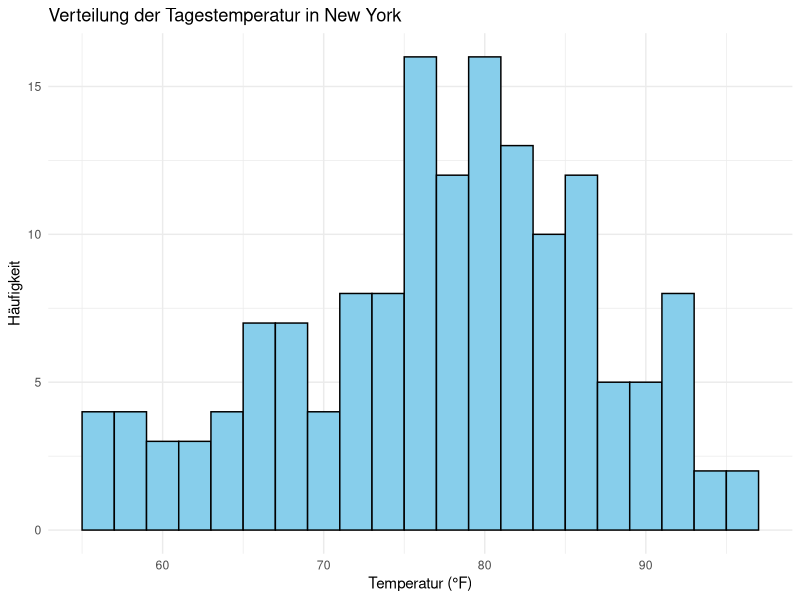
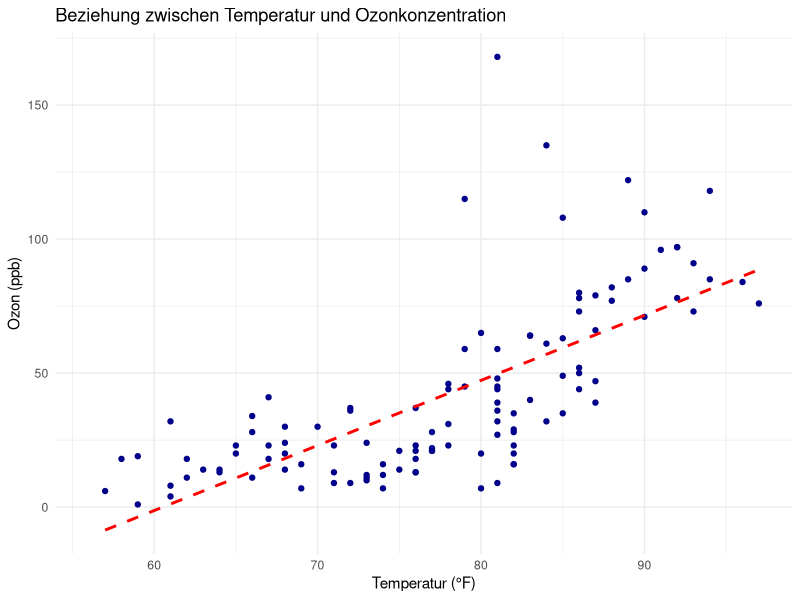
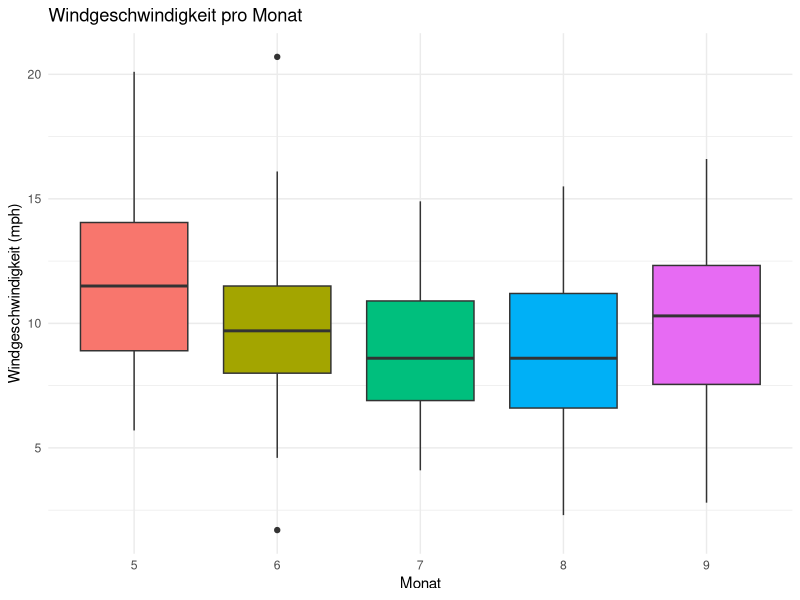
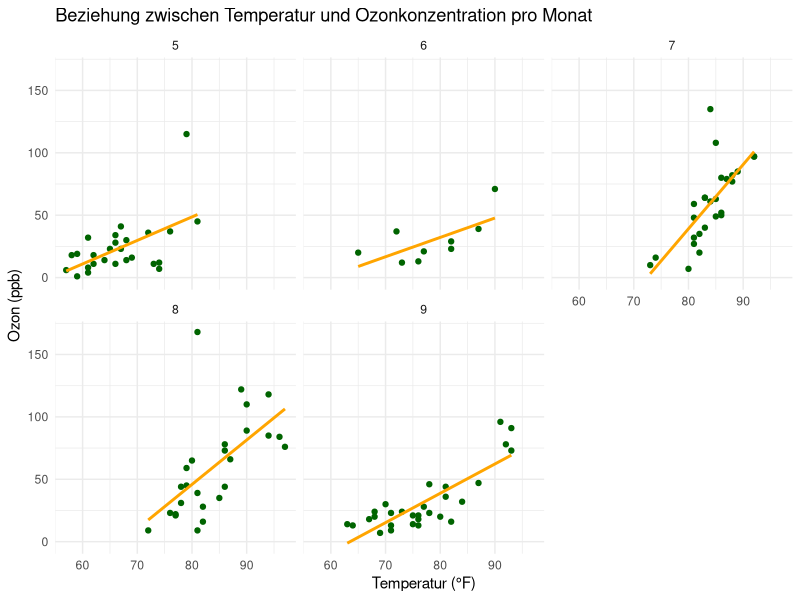
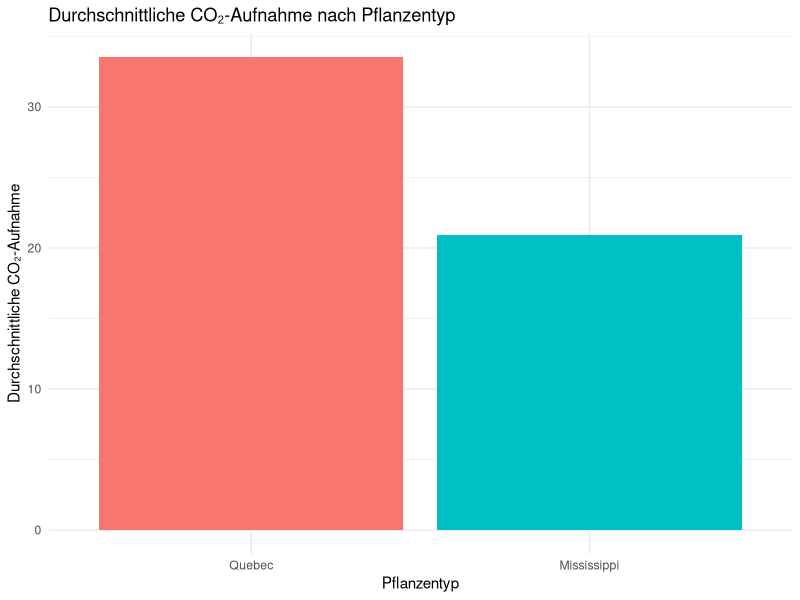
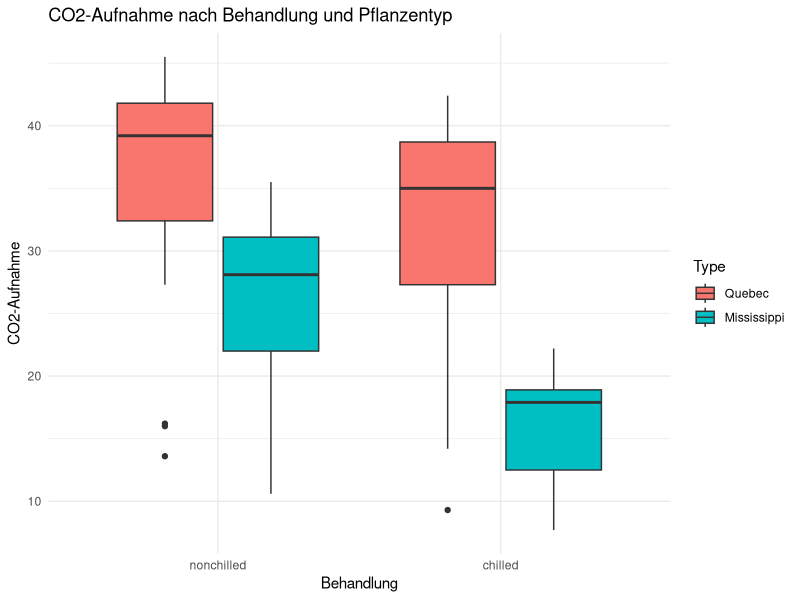
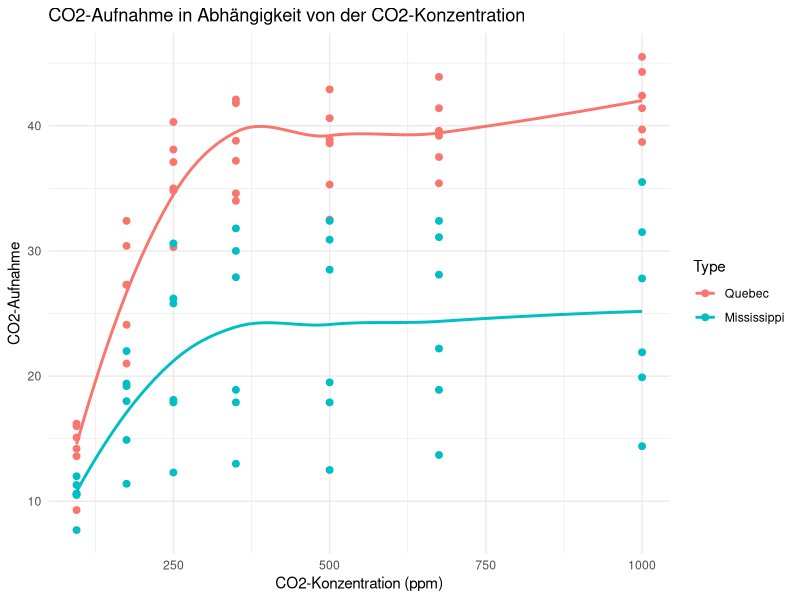

Here is the R script that generated these plots, in order:
# Bibliotheken
library(tidyverse)

# Luftqualitätsanalyse `airquality`
# Überblick über den Datensatz
head(airquality)
str(airquality)
summary(airquality)

# Visualisierungen

# Histogramm der Tagestemperatur
ggplot(airquality, aes(x = Temp)) +
  geom_histogram(binwidth = 2, color = 'black', fill = 'skyblue') +
  labs(
    title = 'Verteilung der Tagestemperatur in New York',
    x = 'Temperatur (°F)',
    y = 'Häufigkeit'
  ) +
  theme_minimal()

# Scatterplot: Temperatur vs. Ozon
ggplot(airquality, aes(x = Temp, y = Ozone)) +
  geom_point(color = "darkblue") +
  geom_smooth(method = 'lm', se = FALSE, color = "red", linetype = "dashed") +
  labs(
    title = 'Beziehung zwischen Temperatur und Ozonkonzentration',
    x = 'Temperatur (°F)',
    y = 'Ozon (ppb)'
  ) +
  theme_minimal()

# Boxplot: Windgeschwindigkeit pro Monat
ggplot(airquality, aes(x = as.factor(Month), y = Wind, fill = as.factor(Month))) +
  geom_boxplot() +
  labs(
    title = 'Windgeschwindigkeit pro Monat',
    x = 'Monat',
    y = 'Windgeschwindigkeit (mph)'
  ) +
  guides(fill = 'none') +
  theme_minimal()

# Scatterplot: Temperatur vs. Ozon (nach Monat)
airquality_clean <- airquality %>% filter(!is.na(Ozone))

ggplot(airquality_clean, aes(x = Temp, y = Ozone)) +
  geom_point(color = "darkgreen") +
  geom_smooth(method = 'lm', se = FALSE, color = "orange") +
  facet_wrap(~ Month) +
  labs(
    title = 'Beziehung zwischen Temperatur und Ozonkonzentration pro Monat',
    x = 'Temperatur (°F)',
    y = 'Ozon (ppb)'
  ) +
  theme_minimal()

# Analyse der Pflanzenphysiologie `CO2`
# Überblick über den Datensatz
head(CO2)
str(CO2)
summary(CO2)

# Durchschnittliche CO₂-Aufnahme nach Pflanzentyp
mean_uptake_type <- CO2 %>%
  group_by(Type) %>%
  summarise(Mean_Uptake = mean(uptake))

ggplot(mean_uptake_type, aes(x = Type, y = Mean_Uptake, fill = Type)) +
  geom_col() +
  labs(
    title = 'Durchschnittliche CO₂-Aufnahme nach Pflanzentyp',
    x = 'Pflanzentyp',
    y = 'Durchschnittliche CO₂-Aufnahme'
  ) +
  theme_minimal() +
  theme(legend.position = "none")

# Einfluss von Behandlung und Pflanzentyp
ggplot(CO2, aes(x = Treatment, y = uptake, fill = Type)) +
  geom_boxplot() +
  labs(
    title = 'CO2-Aufnahme nach Behandlung und Pflanzentyp',
    x = 'Behandlung',
    y = 'CO2-Aufnahme'
  ) +
  theme_minimal()

# CO2-Aufnahme im Verhältnis zur CO2-Konzentration
ggplot(CO2, aes(x = conc, y = uptake, color = Type)) +
  geom_point(size = 2) +
  geom_smooth(method = "loess", se = FALSE) +
  labs(
    title = 'CO2-Aufnahme in Abhängigkeit von der CO2-Konzentration',
    x = 'CO2-Konzentration (ppm)',
    y = 'CO2-Aufnahme'
  ) +
  theme_minimal()
